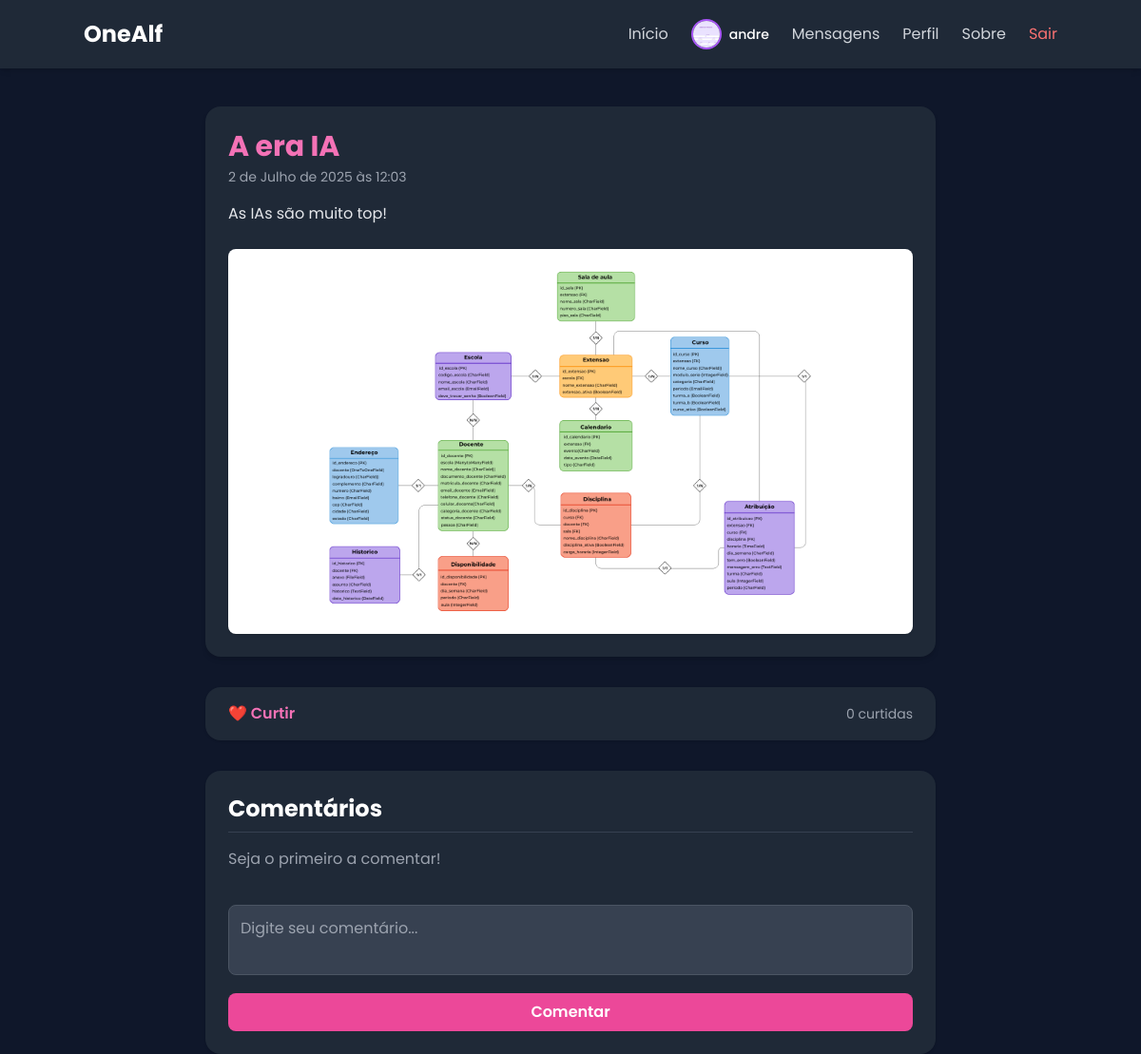
The app's page /post/1/ (signed in), older data.
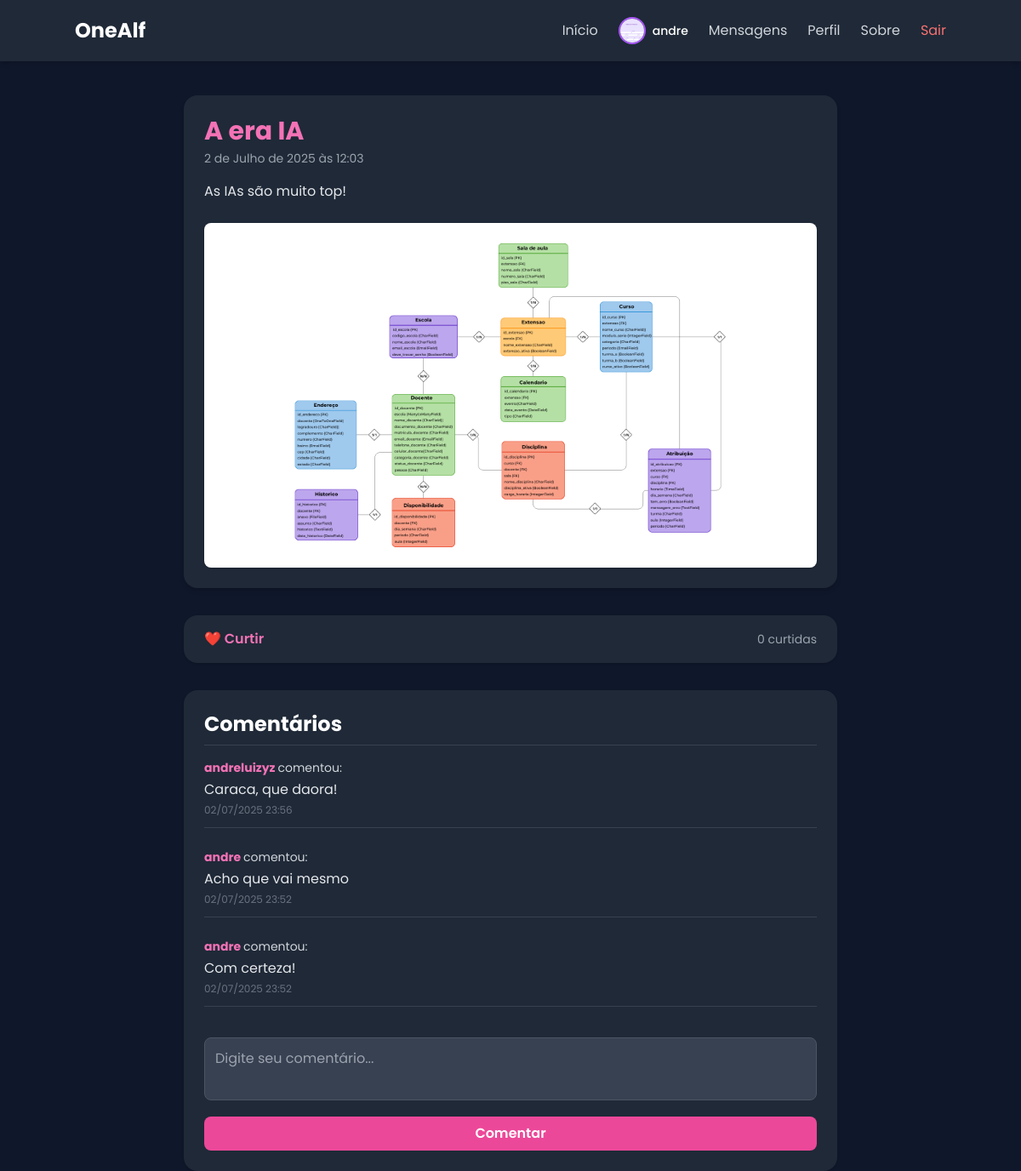
The same page, newer data.
### core/models.py (models this page shows, shortened)
class Perfil(models.Model):
    usuario = models.OneToOneField(User, on_delete=models.CASCADE)
    foto = models.ImageField(upload_to='fotos_perfil/', blank=True, null=True)
    bio = models.TextField(blank=True, null=True)

class Post(models.Model):
    titulo = models.CharField(max_length=100)
    conteudo = models.TextField()
    imagem = models.ImageField(upload_to='postagens/', blank=True, null=True)
    autor = models.ForeignKey(Perfil, on_delete=models.CASCADE)
    data_criacao = models.DateTimeField(auto_now_add=True)

class Comentario(models.Model):
    post = models.ForeignKey(Post, on_delete=models.CASCADE, related_name='comentarios')
    autor = models.ForeignKey(Perfil, on_delete=models.CASCADE)
    conteudo = models.TextField()
    data_criacao = models.DateTimeField(default=timezone.now)

### core/views.py (the view)
# urls.py: path('post/<int:post_id>/', views.ver_post, name='ver_post'),
@login_required
def ver_post(request, post_id):
    post = get_object_or_404(Post, id=post_id)
    comentarios = post.comentarios.all().order_by('-data_criacao')
    perfil = request.user.perfil
    perfil_curtiu = post.curtidas.filter(perfil=perfil).exists()
    if request.method == 'POST':
        form = FormComentario(request.POST)
        if form.is_valid():
            comentario = form.save(commit=False)
            comentario.post = post
            comentario.autor = perfil
            comentario.save()
            return redirect('ver_post', post_id=post.id)
    else:
        form = FormComentario()
    return render(request, 'ver_post.html', {
        'post': post,
        'comentarios': comentarios,
        'form': form,
        'perfil_curtiu': perfil_curtiu,
    })

### core/forms.py
class FormComentario(forms.ModelForm):
    class Meta:
        model = Comentario
        fields = ['conteudo']
        labels = {
            'conteudo': 'Comentário',
        }
        widgets = {
            'conteudo': forms.Textarea(attrs={'rows': 2, 'placeholder': 'Digite seu comentário...'}),
        }

### core/templates/ver_post.html (shortened to what this page needs)
{% extends 'base.html' %}
{% load widget_tweaks %}
{% block content %}
<div class="max-w-3xl mx-auto mt-10 text-white space-y-8">
    <div class="bg-gray-800 p-6 rounded-2xl shadow-md">
        <h2 class="text-3xl font-bold text-pink-400">{{ post.titulo }}</h2>
        <p class="text-sm text-gray-400 mt-1">{{ post.data_criacao }}</p>
        <p class="mt-4 leading-relaxed text-gray-200">{{ post.conteudo }}</p>
        {% if post.imagem %}
            <img src="{{ post.imagem.url }}" alt="Imagem do post" class="mt-6 rounded-lg w-full object-cover shadow" />
        {% endif %}
    </div>
    <div class="flex items-center justify-between bg-gray-800 px-6 py-4 rounded-2xl shadow">
        <form method="POST" action="{% url 'curtir_post' post.id %}">
            {% if perfil_curtiu %}
                <button type="submit" class="text-pink-500 hover:text-pink-300 transition duration-150 font-semibold">
                    💔 Descurtir
                </button>
            {% else %}
                <button type="submit" class="text-pink-400 hover:text-pink-300 transition duration-150 font-semibold">
                    ❤️ Curtir
                </button>
            {% endif %}
        </form>
        <p class="text-sm text-gray-400">{{ post.curtidas.count }} curtida{{ post.curtidas.count|pluralize }}</p>
    </div>
    <div class="bg-gray-800 p-6 rounded-2xl shadow">
        <h3 class="text-2xl font-bold text-white mb-4 border-b border-gray-700 pb-2">Comentários</h3>
        <div class="space-y-6">
            {% for comentario in comentarios %}
                <div class="border-b border-gray-700 pb-3">
                    <p class="text-sm text-gray-300">
                        <strong>
                            <a href="{% url 'perfil' comentario.autor.usuario.username %}" class="text-pink-400 hover:underline">
                                {{ comentario.autor.usuario.username }}
                            </a>
                        </strong> comentou:
                    </p>
                    <p class="text-gray-200 mt-1">{{ comentario.conteudo }}</p>
                    <p class="text-xs text-gray-500 mt-1">{{ comentario.data_criacao|date:"d/m/Y H:i" }}</p>
                </div>
            {% empty %}
                <p class="text-gray-400">Seja o primeiro a comentar!</p>
            {% endfor %}
        </div>
        <form method="POST" class="mt-6 space-y-3">
            {{ form.conteudo|add_class:"w-full bg-gray-700 text-white p-3 rounded-lg resize-none border border-gray-600 focus:outline-none focus:ring-2 focus:ring-pink-500 transition duration-150" }}
            <button type="submit" class="w-full bg-pink-500 hover:bg-pink-600 text-white font-semibold py-2 px-4 rounded-lg transition duration-150">
                Comentar
            </button>
        </form>
    </div>
</div>
{% endblock %}

### templates/base.html (shortened to what this page needs)
<!DOCTYPE html>
<html lang="pt-br">
<head>
    {% load static %}
    <link href="{% static 'css/style.css' %}" rel="stylesheet">
    <script src="https://cdn.tailwindcss.com"></script>
    <link rel="stylesheet" href="https://cdnjs.cloudflare.com/ajax/libs/font-awesome/6.4.0/css/all.min.css">
</head>
<body>
    {% include 'navbar.html' %}
    {% block content %}{% endblock %}
</body>
</html>

### templates/navbar.html (shortened to what this page needs)
{% load static %}
<nav class="bg-gray-800 p-4 shadow-md">
    <div class="container mx-auto flex justify-between items-center">
        <a href="{% url 'home' %}" class="text-2xl font-bold text-white">OneAlf</a>
        <div class="hidden md:flex items-center space-x-6">
        <a href="{% url 'home' %}" class="text-gray-300 hover:text-white transition duration-300">Início</a>
        {% if user.is_authenticated %}
            <div class="flex items-center space-x-2">
                {% if user.perfil.foto %}
                    <img src="{{ user.perfil.foto.url }}" alt="Perfil" class="w-8 h-8 rounded-full object-cover border-2 border-purple-500">
                {% else %}
                    <img src="{% static 'img/default-user.png' %}" alt="Perfil" class="w-8 h-8 rounded-full object-cover border-2 border-purple-500">
                {% endif %}
                <span class="text-white text-sm font-medium">{{ user.username }}</span>
            </div>
            <a href="{% url 'lista_usuarios' %}" class="text-gray-300 hover:text-white transition duration-300">Mensagens</a>
            <a href="{% url 'perfil' request.user.username %}" class="text-gray-300 hover:text-white transition duration-300">Perfil</a>
            <a href="{% url 'sobre' %}" class="block text-gray-300 hover:text-white transition duration-300 py-2">Sobre</a>
            <form method="POST" action="{% url 'logout' %}" class="inline">
                <button type="submit" class="text-red-400 hover:text-red-500 transition duration-300">Sair</button>
            </form>
        {% else %}
            <a href="{% url 'login' %}" class="text-gray-300 hover:text-white transition duration-300">Entrar</a>
            <a href="{% url 'register' %}" class="text-gray-300 hover:text-white transition duration-300">Registrar</a>
        {% endif %}
        </div>
    </div>
</nav>

### static/css/style.css (style rules this page uses)
body { font-family: 'Poppins', sans-serif; background-color: #0f172a; color: #e2e8f0; }

Row changes from the older to the newer data that the page shows:
added Comentario: autor.usuario.username "andreluizyz", conteudo "Caraca, que daora!", data_criacao "02/07/2025 23:56"
added Comentario: autor.usuario.username "andre", conteudo "Acho que vai mesmo", data_criacao "02/07/2025 23:52"
added Comentario: autor.usuario.username "andre", conteudo "Com certeza!", data_criacao "02/07/2025 23:52"
Text that changed along with them:
text no longer shown: "Seja o primeiro a comentar!"
